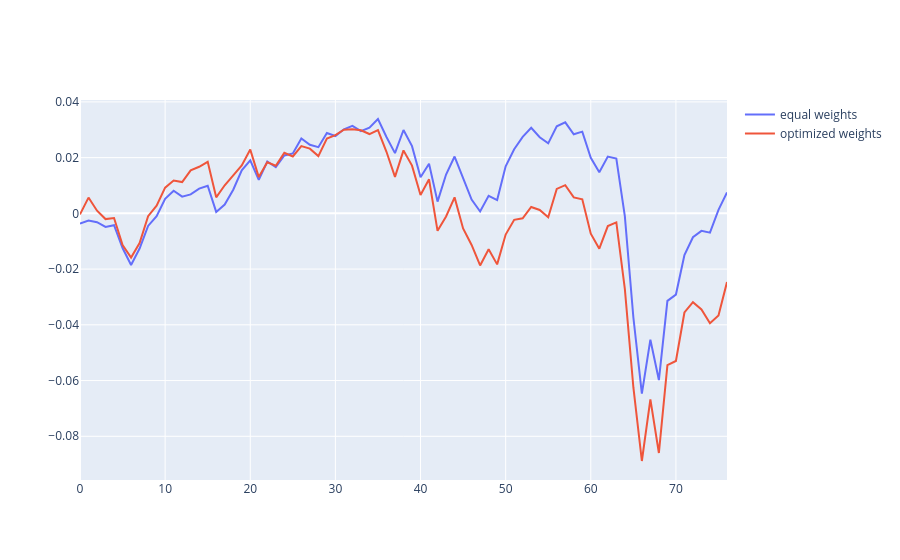

Source (notebook cell):
### Code cell
start_train = "2024-01-01"
end_train = "2025-01-01"
end_valid = "2025-04-23"

chosen_weights, results_optimized, results_eqw, cut_weights, stress, turnover_values = stress_test(
    dfs_new, start_train, end_train, end_valid
)

var_alpha, cvar, sharpe, sortino, cumulative_returns_opt, mean_return, md = results_optimized

print('OPTIMIZED WEIGHTS RESULTS')
print('chosen weights:', chosen_weights)
print('var:', var_alpha)
print('cvar:', cvar)
print('sharpe:', sharpe)
print('sortino:', sortino)
print('mean return:', mean_return)
print('maximum drawdown:', md)
print('capped weights:', cut_weights)
print()

var_alpha, cvar, sharpe, sortino, cumulative_returns_eqw, mean_return, md = results_eqw

print('EQUAL WEIGHTS RESULTS')
print('var:', var_alpha)
print('cvar:', cvar)
print('sharpe:', sharpe)
print('sortino:', sortino)
print('mean return:', mean_return)
print('maximum drawdown:', md)
print()

print('turnover values:', turnover_values)
print('stress:', stress)

fig = go.Figure()
fig.add_trace(go.Scatter(x=list(range(len(cumulative_returns_eqw))), y=cumulative_returns_eqw, name="equal weights"))
fig.add_trace(go.Scatter(x=list(range(len(cumulative_returns_opt))), y=cumulative_returns_opt, name="optimized weights"))
fig.show()

### Figure 1 — Plotly figure (JSON) as saved in the notebook; plotly's stock layout.template omitted (floating-point values rounded to 4 significant figures)
{"data": [{"name": "equal weights", "type": "scatter", "x": [0, 1, 2, 3, 4, 5, 6, 7, 8, 9, 10, 11, 12, 13, 14, 15, 16, 17, 18, 19, 20, 21, 22, 23, 24, 25, 26, 27, 28, 29, 30, 31, 32, 33, 34, 35, 36, 37, 38, 39, 40, 41, 42, 43, 44, 45, 46, 47, 48, 49, 50, 51, 52, 53, 54, 55, 56, 57, 58, 59, 60, 61, 62, 63, 64, 65, 66, 67, 68, 69, 70, 71, 72, 73, 74, 75, 76], "y": [-0.003686, -0.002606, -0.00318, -0.004879, -0.004242, -0.01243, -0.01854, -0.01263, -0.00452, -0.001035, 0.00522, 0.008094, 0.005997, 0.006797, 0.00886, 0.009913, 0.0005121, 0.003179, 0.008494, 0.01543, 0.01901, 0.01202, 0.0186, 0.01656, 0.02079, 0.02149, 0.02687, 0.02461, 0.02375, 0.02882, 0.02775, 0.03017, 0.03142, 0.02949, 0.03072, 0.03386, 0.02742, 0.02161, 0.02991, 0.02413, 0.01298, 0.01782, 0.004201, 0.01393, 0.02039, 0.01293, 0.004953, 0.0006785, 0.006297, 0.004775, 0.0169, 0.02301, 0.02743, 0.03069, 0.02731, 0.02512, 0.03123, 0.03265, 0.0284, 0.02933, 0.01993, 0.01478, 0.02036, 0.01969, -0.000999, -0.03728, -0.0647, -0.04533, -0.05983, -0.03141, -0.02914, -0.01498, -0.008565, -0.00627, -0.006925, 0.001233, 0.007468]}, {"name": "optimized weights", "type": "scatter", "x": [0, 1, 2, 3, 4, 5, 6, 7, 8, 9, 10, 11, 12, 13, 14, 15, 16, 17, 18, 19, 20, 21, 22, 23, 24, 25, 26, 27, 28, 29, 30, 31, 32, 33, 34, 35, 36, 37, 38, 39, 40, 41, 42, 43, 44, 45, 46, 47, 48, 49, 50, 51, 52, 53, 54, 55, 56, 57, 58, 59, 60, 61, 62, 63, 64, 65, 66, 67, 68, 69, 70, 71, 72, 73, 74, 75, 76], "y": [-0.0003784, 0.005662, 0.0009433, -0.002053, -0.00169, -0.01137, -0.01587, -0.01064, -0.001013, 0.002742, 0.009229, 0.01176, 0.01122, 0.01544, 0.01671, 0.01851, 0.005746, 0.01009, 0.01366, 0.01721, 0.02289, 0.01301, 0.01831, 0.01711, 0.02172, 0.02041, 0.02413, 0.02323, 0.02055, 0.02686, 0.02807, 0.03003, 0.03015, 0.0298, 0.02847, 0.02987, 0.02211, 0.0131, 0.02258, 0.01713, 0.0066, 0.01222, -0.006266, -0.001098, 0.00574, -0.005415, -0.01134, -0.01868, -0.01287, -0.0183, -0.007598, -0.002328, -0.001788, 0.0023, 0.001229, -0.001387, 0.008766, 0.01012, 0.005713, 0.005036, -0.007277, -0.01266, -0.004557, -0.003257, -0.02707, -0.0624, -0.08887, -0.06677, -0.08599, -0.05447, -0.05298, -0.03557, -0.03186, -0.03447, -0.03943, -0.03663, -0.02468]}], "layout": {}}
